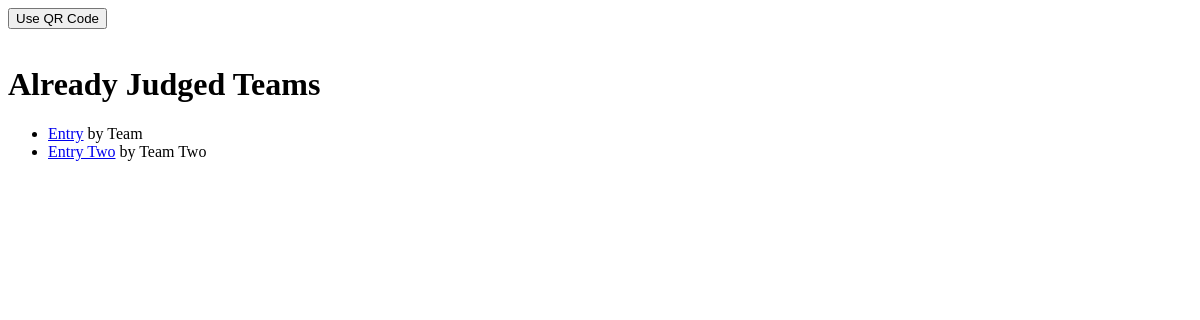
The app's page /judge/home (signed in), older data.
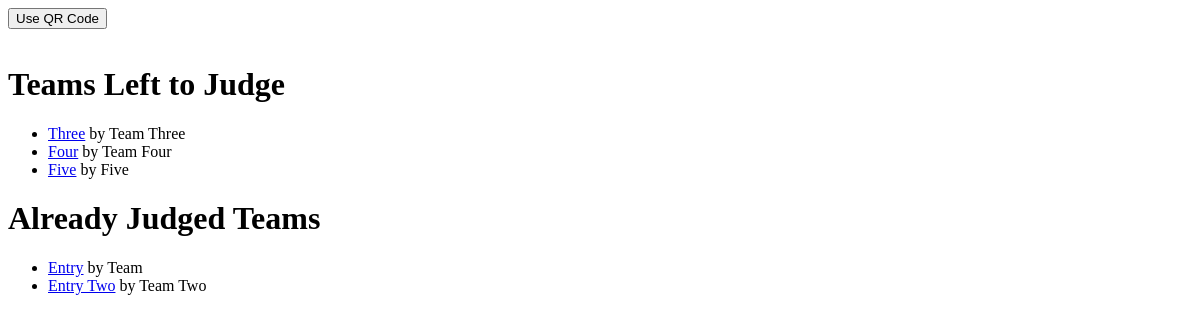
The same page, newer data.
### core/models.py (models this page shows)
class Team(models.Model):
    team_name = models.CharField(max_length=128, primary_key=True)
    entry_name = models.CharField(max_length=128)
    registrar = models.ForeignKey(Registrar)
    category = models.ForeignKey('Category', on_delete=models.CASCADE)

### judge/views.py (the view)
def home(request):
    judge = request.user.judge
    unjudged = Team.objects.exclude(team_name__in=Judge_Team.objects.filter(judge=judge).values('team'))
    judged = Team.objects.filter(team_name__in=Judge_Team.objects.filter(judge=judge).values('team'))
    context = {'unjudged': unjudged, 'judged': judged}
    return render(request, 'judge/home.html', context)

### judge/templates/judge/home.html (shortened to what this page needs)
<html>
    <head>
        {% load static %}
    </head>
    <body>
        <p>
            <button id="use_qr" onclick="showQR()">Use QR Code</button>
        </p>
        {% if unjudged %}
            <h1>
                Teams Left to Judge
            </h1>
            <ul>
                {% for team in unjudged %}
                <li><a href="{% url 'judge_team' team.team_name %}">{{ team.entry_name }}</a> by {{team.team_name}}</li>
                {% endfor %}
            </ul>
        {% endif %}
        {% if judged %}
            <h1>
                Already Judged Teams
            </h1>
            <ul>
                {% for team in judged %}
                <li><a href="{% url 'judge_team' team.team_name %}">{{ team.entry_name }}</a> by {{team.team_name}}</li>
                {% endfor %}
            </ul>
        {% endif %}
    </body>
</html>

Row changes from the older to the newer data that the page shows:
added Team: entry_name "Three", team_name "Team Three", shown under "Teams Left to Judge"
added Team: entry_name "Four", team_name "Team Four", shown under "Teams Left to Judge"
added Team: entry_name "Five", team_name "Five", shown under "Teams Left to Judge"
Text that changed along with them:
text now shown: "Teams Left to Judge"
